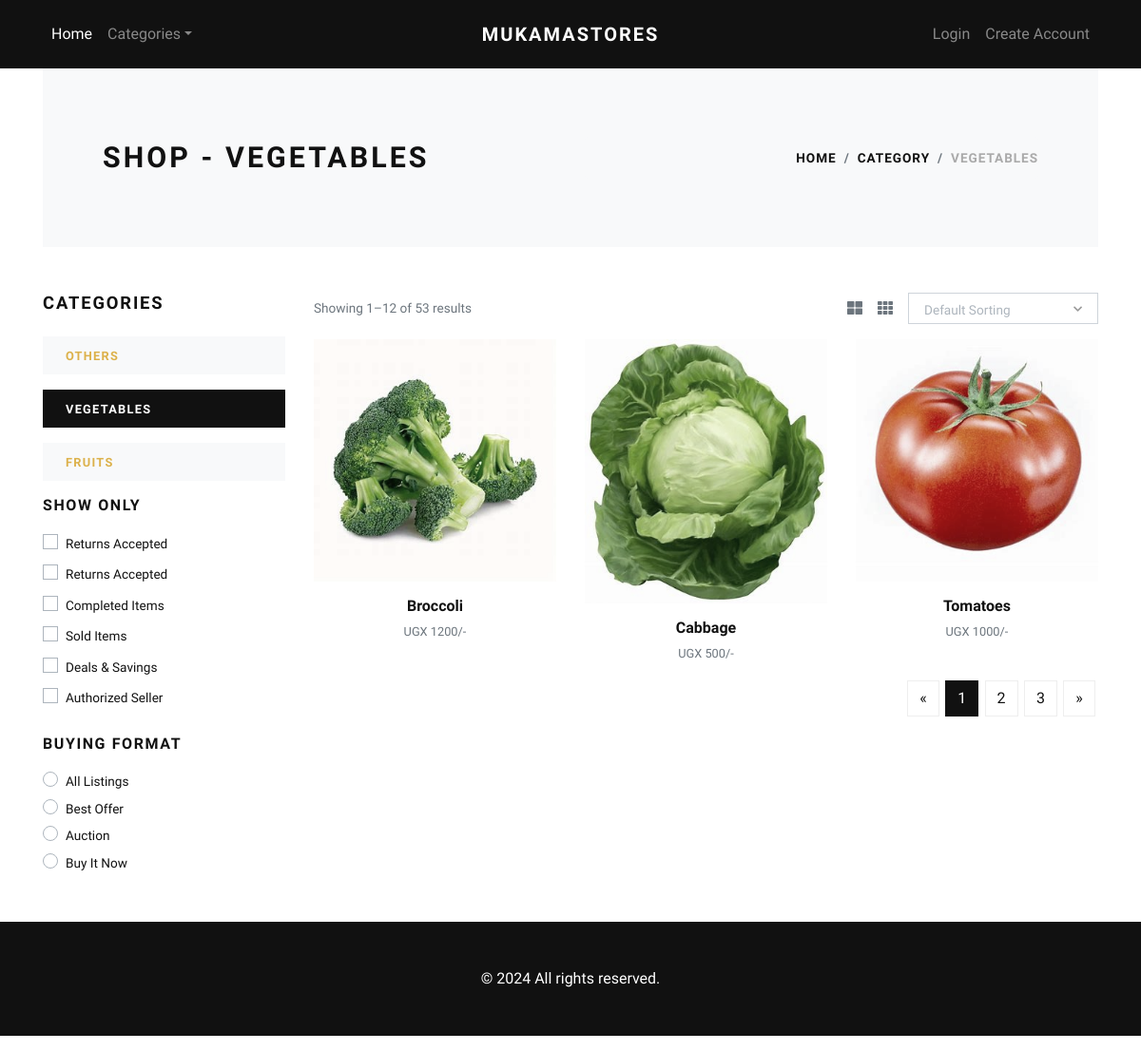
Page /vegetables/ on the committed database.
### store/models.py (models this page shows, shortened)
class Category(models.Model):
    title = models.CharField(max_length=50, verbose_name="Category Title")
    slug = models.SlugField(max_length=55, verbose_name="Category Slug")
    description = models.TextField(blank=True, verbose_name="Category Description")
    category_image = models.ImageField(upload_to='category', blank=True, null=True, verbose_name="Category Image")
    is_active = models.BooleanField(verbose_name="Is Active?")
    is_featured = models.BooleanField(verbose_name="Is Featured?")
    created_at = models.DateTimeField(auto_now_add=True, verbose_name="Created Date")
    updated_at = models.DateTimeField(auto_now=True, verbose_name="Updated Date")
    class Meta:
        verbose_name_plural = 'Categories'
        ordering = ('-created_at', )

class Product(models.Model):
    title = models.CharField(max_length=150, verbose_name="Product Title")
    slug = models.SlugField(max_length=160, verbose_name="Product Slug")
    sku = models.CharField(max_length=255, unique=True, verbose_name="Unique Product ID (SKU)")
    short_description = models.TextField(verbose_name="Short Description")
    detail_description = models.TextField(blank=True, null=True, verbose_name="Detail Description")
    product_image = models.ImageField(upload_to='product', blank=True, null=True, verbose_name="Product Image")
    price = models.DecimalField(max_digits=8, decimal_places=0)
    category = models.ForeignKey(Category, verbose_name="Product Categoy", on_delete=models.CASCADE)
    is_active = models.BooleanField(verbose_name="Is Active?")
    is_featured = models.BooleanField(verbose_name="Is Featured?")
    created_at = models.DateTimeField(auto_now_add=True, verbose_name="Created Date")
    updated_at = models.DateTimeField(auto_now=True, verbose_name="Updated Date")
    class Meta:
        verbose_name_plural = 'Products'
        ordering = ('-created_at', )

### store/views.py (the view)
# urls.py: path('<slug:slug>/', views.category_products, name="category-products"),
def category_products(request, slug):
    category = get_object_or_404(Category, slug=slug)
    products = Product.objects.filter(is_active=True, category=category)
    categories = Category.objects.filter(is_active=True)
    context = {
        'category': category,
        'products': products,
        'categories': categories,
    }
    return render(request, 'store/category_products.html', context)

### store/context_preprocessors.py (called while the page is built)
def store_menu(request):
    categories = Category.objects.filter(is_active=True)
    context = {
        'categories_menu': categories,
    }
    return context

def cart_menu(request):
    if request.user.is_authenticated:
        cart_items= Cart.objects.filter(user=request.user)
        context = {
            'cart_items': cart_items,
        }
    else:
        context = {}
    return context

### templates/store/category_products.html (shortened to what this page needs)
{% extends 'base.html' %}
{% load static %}
    {% block content %}
      <div class="container">
        <section class="py-5 bg-light">
          <div class="container">
            <div class="row px-4 px-lg-5 py-lg-4 align-items-center">
              <div class="col-lg-6">
                <h1 class="h2 text-uppercase mb-0">Shop - {{category.title}}</h1>
              </div>
              <div class="col-lg-6 text-lg-right">
                <nav aria-label="breadcrumb">
                  <ol class="breadcrumb justify-content-lg-end mb-0 px-0">
                    <li class="breadcrumb-item"><a href="{% url 'store:home' %}">Home</a></li>
                    <li class="breadcrumb-item"><a href="{% url 'store:all-categories' %}">Category</a></li>
                    <li class="breadcrumb-item active" aria-current="page">{{category.title}}</li>
                  </ol>
                </nav>
              </div>
            </div>
          </div>
        </section>
        <section class="py-5">
          <div class="container p-0">
            <div class="row">
              <div class="col-lg-3 order-2 order-lg-1">
                <h5 class="text-uppercase mb-4">Categories</h5>
                {% if categories %}
                  {% for cat in categories %}
                    <a href="{% url 'store:category-products' cat.slug %}">
                      <div class="py-2 px-4 {% if category == cat %}bg-dark text-white {% else %}bg-light{% endif %} mb-3">
                        <strong class="small text-uppercase font-weight-bold">{{cat.title}}</strong>
                      </div>
                    </a>
                  {% endfor %}
                {% endif %}
                <h6 class="text-uppercase mb-3">Show only</h6>
                <div class="custom-control custom-checkbox mb-1">
                  <label class="custom-control-label text-small" for="customCheck1">Returns Accepted</label>
                </div>
                <div class="custom-control custom-checkbox mb-1">
                  <label class="custom-control-label text-small" for="customCheck2">Returns Accepted</label>
                </div>
                <div class="custom-control custom-checkbox mb-1">
                  <label class="custom-control-label text-small" for="customCheck3">Completed Items</label>
                </div>
                <div class="custom-control custom-checkbox mb-1">
                  <label class="custom-control-label text-small" for="customCheck4">Sold Items</label>
                </div>
                <div class="custom-control custom-checkbox mb-1">
                  <label class="custom-control-label text-small" for="customCheck5">Deals &amp; Savings</label>
                </div>
                <div class="custom-control custom-checkbox mb-4">
                  <label class="custom-control-label text-small" for="customCheck6">Authorized Seller</label>
                </div>
                <h6 class="text-uppercase mb-3">Buying format</h6>
                <div class="custom-control custom-radio">
                  <label class="custom-control-label text-small" for="customRadio1">All Listings</label>
                </div>
                <div class="custom-control custom-radio">
                  <label class="custom-control-label text-small" for="customRadio2">Best Offer</label>
                </div>
                <div class="custom-control custom-radio">
                  <label class="custom-control-label text-small" for="customRadio3">Auction</label>
                </div>
                <div class="custom-control custom-radio">
                  <label class="custom-control-label text-small" for="customRadio4">Buy It Now</label>
                </div>
              </div>
              <div class="col-lg-9 order-1 order-lg-2 mb-5 mb-lg-0">
                <div class="row mb-3 align-items-center">
                  <div class="col-lg-6 mb-2 mb-lg-0">
                    <p class="text-small text-muted mb-0">Showing 1–12 of 53 results</p>
                  </div>
                  <div class="col-lg-6">
                    <ul class="list-inline d-flex align-items-center justify-content-lg-end mb-0">
                      <li class="list-inline-item text-muted mr-3"><a class="reset-anchor p-0" href="#"><i class="fas fa-th-large"></i></a></li>
                      <li class="list-inline-item text-muted mr-3"><a class="reset-anchor p-0" href="#"><i class="fas fa-th"></i></a></li>
                      <li class="list-inline-item">
                      </li>
                    </ul>
                  </div>
                </div>
                <div class="row">
                  {% if products %}
                    {% for product in products %}
                      <div class="col-lg-4 col-sm-6">
                        <div class="product text-center">
                          <div class="mb-3 position-relative">
                            <a class="d-block" href="{% url 'store:product-detail' product.slug %}">
                              {% if product.product_image %}
                                <img class="img-fluid w-100" src="{{product.product_image.url}}" alt="{{product.title}}">
                              {% else %}
                                <img class="img-fluid w-100" src="{% static 'img/product-1.jpg' %}" alt="{{product.title}}">
                              {% endif %}
                            </a>
                          </div>
                          <h6> <a class="reset-anchor" href="{% url 'store:product-detail' product.slug %}">{{product.title}}</a></h6>
                          <p class="small text-muted">UGX {{product.price}}/-</p>
                        </div>
                      </div>
                    {% endfor %}
                  {% endif %}
                </div>
                <nav aria-label="Page navigation example">
                  <ul class="pagination justify-content-center justify-content-lg-end">
                    <li class="page-item"><a class="page-link" href="#" aria-label="Previous"><span aria-hidden="true">«</span></a></li>
                    <li class="page-item active"><a class="page-link" href="#">1</a></li>
                    <li class="page-item"><a class="page-link" href="#">2</a></li>
                    <li class="page-item"><a class="page-link" href="#">3</a></li>
                    <li class="page-item"><a class="page-link" href="#" aria-label="Next"><span aria-hidden="true">»</span></a></li>
                  </ul>
                </nav>
              </div>
            </div>
          </div>
        </section>
      </div>
      {% endblock content %}

### jewelryshop/static/css/style.default.css (style rules this page uses)
.text-small { font-size: 0.85rem !important; }
strong { font-weight: 700; }
.product img { -webkit-filter: grayscale(40%); filter: grayscale(40%); transition: all 0.3s; }
.text-uppercase { text-transform: uppercase; letter-spacing: 0.1em; }
.reset-anchor { color: inherit; transition: all 0.3s; }
body { font-family: "Libre Franklin", sans-serif; font-size: 1rem; font-weight: 400; line-height: 1.5; color: #111111; background-color: #fff; }
a { color: #dcb14a; text-decoration: none; }
h1, h2, h3, h4, h5, h6, .h1, .h2, .h3, .h4, .h5, .h6 { margin-bottom: 0.5rem; font-family: inherit; font-weight: 900; line-height: 1.2; color: inherit; }
h1, .h1 { font-size: 2.2rem; }
h2, .h2 { font-size: 1.9rem; }
h5, .h5 { font-size: 1.15rem; }
h6, .h6 { font-size: 1rem; }
small, .small { font-size: 80%; font-weight: 400; }
.page-item:first-child .page-link { border-top-left-radius: 0; border-bottom-left-radius: 0; }
.page-item:last-child .page-link { border-top-right-radius: 0; border-bottom-right-radius: 0; }
.page-item.active .page-link { color: #fff; background-color: #111111; border-color: #111111; }
.page-link { padding: 0.5rem 0.75rem; line-height: 1.25; color: #111111; background-color: none; border: 1px solid #eee; margin: 0.2rem; transition: all 0.3s; }
.bg-light { background-color: #f8f9fa !important; }
.bg-dark { background-color: #111111 !important; }
.custom-checkbox .custom-control-label::before { border-radius: 0; }
.custom-radio .custom-control-label::before { border-radius: 50%; }
.custom-control-label { font-weight: 400; line-height: 2.1em; cursor: pointer; }
.breadcrumb { background: #f8f9fa; }
.breadcrumb-item { font-size: 0.85rem; text-transform: uppercase; letter-spacing: 0.07em; font-weight: 900; color: #111111; }
.breadcrumb-item a { color: inherit; transition: all 0.3s; }
.breadcrumb-item.active { color: #aaa; }

### rows in the picture
Category: title "VEGETABLES"
Category: title "OTHERS"
Category: title "FRUITS"
Product: product_image (picture), title "Broccoli", price "1200"
Product: product_image (picture), title "Cabbage", price "500"
Product: product_image (picture), title "Tomatoes", price "1000"
